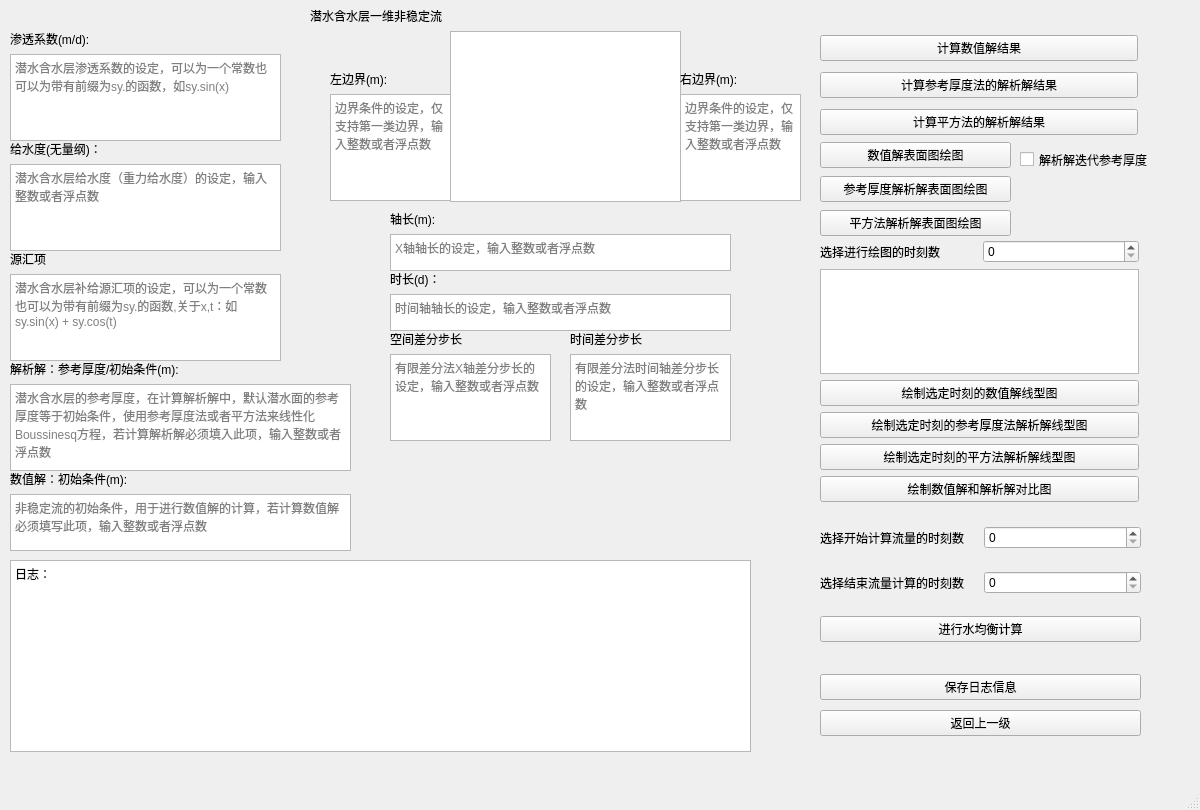
<?xml version="1.0" encoding="UTF-8"?>
<ui version="4.0">
 <class>one_dimension_unconfined_aquifer_unstable_flow</class>
 <widget class="QMainWindow" name="one_dimension_unconfined_aquifer_unstable_flow">
  <property name="geometry">
   <rect>
    <x>0</x>
    <y>0</y>
    <width>1200</width>
    <height>810</height>
   </rect>
  </property>
  <property name="windowTitle">
   <string>潜水含水层一维非稳定流</string>
  </property>
  <widget class="QWidget" name="centralwidget">
   <widget class="QWidget" name="verticalLayoutWidget_4">
    <property name="geometry">
     <rect>
      <x>820</x>
      <y>30</y>
      <width>318</width>
      <height>111</height>
     </rect>
    </property>
    <layout class="QVBoxLayout" name="verticalLayout_6">
     <item>
      <widget class="QPushButton" name="solve">
       <property name="text">
        <string>计算数值解结果</string>
       </property>
      </widget>
     </item>
     <item>
      <widget class="QPushButton" name="solve_reference_thickness_method">
       <property name="text">
        <string>计算参考厚度法的解析解结果</string>
       </property>
      </widget>
     </item>
     <item>
      <widget class="QPushButton" name="solve_square_method">
       <property name="text">
        <string>计算平方法的解析解结果</string>
       </property>
      </widget>
     </item>
    </layout>
   </widget>
   <widget class="QWidget" name="verticalLayoutWidget_13">
    <property name="geometry">
     <rect>
      <x>390</x>
      <y>270</y>
      <width>341</width>
      <height>61</height>
     </rect>
    </property>
    <layout class="QVBoxLayout" name="verticalLayout_15">
     <item>
      <widget class="QLabel" name="label_10">
       <property name="text">
        <string>时长(d)：</string>
       </property>
      </widget>
     </item>
     <item>
      <widget class="QTextEdit" name="t_length">
       <property name="placeholderText">
        <string>时间轴轴长的设定，输入整数或者浮点数</string>
       </property>
      </widget>
     </item>
    </layout>
   </widget>
   <widget class="QWidget" name="gridLayoutWidget">
    <property name="geometry">
     <rect>
      <x>820</x>
      <y>240</y>
      <width>319</width>
      <height>262</height>
     </rect>
    </property>
    <layout class="QGridLayout" name="gridLayout">
     <item row="4" column="0">
      <widget class="QPushButton" name="draw_solve_reference_thickness_line">
       <property name="text">
        <string>绘制选定时刻的参考厚度法解析解线型图</string>
       </property>
      </widget>
     </item>
     <item row="3" column="0">
      <widget class="QPushButton" name="draw_solve_line">
       <property name="text">
        <string>绘制选定时刻的数值解线型图</string>
       </property>
      </widget>
     </item>
     <item row="6" column="0">
      <widget class="QPushButton" name="draw_complete">
       <property name="text">
        <string>绘制数值解和解析解对比图</string>
       </property>
      </widget>
     </item>
     <item row="1" column="0">
      <layout class="QHBoxLayout" name="horizontalLayout_15">
       <item>
        <widget class="QLabel" name="label_15">
         <property name="text">
          <string>选择进行绘图的时刻数</string>
         </property>
        </widget>
       </item>
       <item>
        <widget class="QSpinBox" name="spinBox_time"/>
       </item>
      </layout>
     </item>
     <item row="2" column="0">
      <widget class="QTextBrowser" name="textBrowser_time"/>
     </item>
     <item row="5" column="0">
      <widget class="QPushButton" name="draw_solve_square_line">
       <property name="text">
        <string>绘制选定时刻的平方法解析解线型图</string>
       </property>
      </widget>
     </item>
    </layout>
   </widget>
   <widget class="QWidget" name="verticalLayoutWidget_15">
    <property name="geometry">
     <rect>
      <x>390</x>
      <y>330</y>
      <width>161</width>
      <height>111</height>
     </rect>
    </property>
    <layout class="QVBoxLayout" name="verticalLayout_7">
     <item>
      <widget class="QLabel" name="label_6">
       <property name="text">
        <string>空间差分步长</string>
       </property>
      </widget>
     </item>
     <item>
      <widget class="QTextEdit" name="step_length">
       <property name="placeholderText">
        <string>有限差分法X轴差分步长的设定，输入整数或者浮点数</string>
       </property>
      </widget>
     </item>
    </layout>
   </widget>
   <widget class="QWidget" name="verticalLayoutWidget_11">
    <property name="geometry">
     <rect>
      <x>330</x>
      <y>70</y>
      <width>121</width>
      <height>131</height>
     </rect>
    </property>
    <layout class="QVBoxLayout" name="verticalLayout_14">
     <item>
      <widget class="QLabel" name="label_4">
       <property name="text">
        <string>左边界(m):</string>
       </property>
      </widget>
     </item>
     <item>
      <widget class="QTextEdit" name="l_boundary">
       <property name="placeholderText">
        <string>边界条件的设定，仅支持第一类边界，输入整数或者浮点数</string>
       </property>
      </widget>
     </item>
    </layout>
   </widget>
   <widget class="QWidget" name="verticalLayoutWidget_12">
    <property name="geometry">
     <rect>
      <x>820</x>
      <y>510</y>
      <width>321</width>
      <height>151</height>
     </rect>
    </property>
    <layout class="QVBoxLayout" name="verticalLayout_11">
     <item>
      <layout class="QHBoxLayout" name="horizontalLayout_18">
       <item>
        <widget class="QLabel" name="label_18">
         <property name="text">
          <string>选择开始计算流量的时刻数</string>
         </property>
        </widget>
       </item>
       <item>
        <widget class="QSpinBox" name="spinBox_time_start"/>
       </item>
      </layout>
     </item>
     <item>
      <layout class="QHBoxLayout" name="horizontalLayout_19">
       <item>
        <widget class="QLabel" name="label_19">
         <property name="text">
          <string>选择结束流量计算的时刻数</string>
         </property>
        </widget>
       </item>
       <item>
        <widget class="QSpinBox" name="spinBox_time_end"/>
       </item>
      </layout>
     </item>
     <item>
      <widget class="QPushButton" name="hydrological_budget">
       <property name="text">
        <string>进行水均衡计算</string>
       </property>
      </widget>
     </item>
    </layout>
   </widget>
   <widget class="QWidget" name="verticalLayoutWidget">
    <property name="geometry">
     <rect>
      <x>10</x>
      <y>30</y>
      <width>271</width>
      <height>111</height>
     </rect>
    </property>
    <layout class="QVBoxLayout" name="verticalLayout">
     <item>
      <widget class="QLabel" name="label_2">
       <property name="text">
        <string>渗透系数(m/d):</string>
       </property>
      </widget>
     </item>
     <item>
      <widget class="QTextEdit" name="hydraulic_conductivity">
       <property name="placeholderText">
        <string>潜水含水层渗透系数的设定，可以为一个常数也可以为带有前缀为sy.的函数，如sy.sin(x)</string>
       </property>
      </widget>
     </item>
    </layout>
   </widget>
   <widget class="QWidget" name="verticalLayoutWidget_6">
    <property name="geometry">
     <rect>
      <x>10</x>
      <y>250</y>
      <width>271</width>
      <height>111</height>
     </rect>
    </property>
    <layout class="QVBoxLayout" name="verticalLayout_4">
     <item>
      <widget class="QLabel" name="label_3">
       <property name="text">
        <string>源汇项 </string>
       </property>
      </widget>
     </item>
     <item>
      <widget class="QTextEdit" name="leakage_recharge">
       <property name="placeholderText">
        <string>潜水含水层补给源汇项的设定，可以为一个常数也可以为带有前缀为sy.的函数,关于x,t：如sy.sin(x) + sy.cos(t)</string>
       </property>
      </widget>
     </item>
    </layout>
   </widget>
   <widget class="QTextBrowser" name="textBrowser_2">
    <property name="geometry">
     <rect>
      <x>450</x>
      <y>31</y>
      <width>231</width>
      <height>171</height>
     </rect>
    </property>
   </widget>
   <widget class="QTextBrowser" name="textBrowser">
    <property name="geometry">
     <rect>
      <x>10</x>
      <y>560</y>
      <width>741</width>
      <height>192</height>
     </rect>
    </property>
    <property name="html">
     <string>&lt;!DOCTYPE HTML PUBLIC &quot;-//W3C//DTD HTML 4.0//EN&quot; &quot;http://www.w3.org/TR/REC-html40/strict.dtd&quot;&gt;
&lt;html&gt;&lt;head&gt;&lt;meta name=&quot;qrichtext&quot; content=&quot;1&quot; /&gt;&lt;style type=&quot;text/css&quot;&gt;
p, li { white-space: pre-wrap; }
&lt;/style&gt;&lt;/head&gt;&lt;body style=&quot; font-family:'SimSun'; font-size:9pt; font-weight:400; font-style:normal;&quot;&gt;
&lt;p style=&quot; margin-top:0px; margin-bottom:0px; margin-left:0px; margin-right:0px; -qt-block-indent:0; text-indent:0px;&quot;&gt;日志：&lt;/p&gt;&lt;/body&gt;&lt;/html&gt;</string>
    </property>
   </widget>
   <widget class="QWidget" name="verticalLayoutWidget_7">
    <property name="geometry">
     <rect>
      <x>390</x>
      <y>210</y>
      <width>341</width>
      <height>61</height>
     </rect>
    </property>
    <layout class="QVBoxLayout" name="verticalLayout_10">
     <item>
      <widget class="QLabel" name="label_7">
       <property name="text">
        <string>轴长(m):</string>
       </property>
      </widget>
     </item>
     <item>
      <widget class="QTextEdit" name="x_length">
       <property name="placeholderText">
        <string>X轴轴长的设定，输入整数或者浮点数</string>
       </property>
      </widget>
     </item>
    </layout>
   </widget>
   <widget class="QWidget" name="verticalLayoutWidget_2">
    <property name="geometry">
     <rect>
      <x>820</x>
      <y>140</y>
      <width>191</width>
      <height>100</height>
     </rect>
    </property>
    <layout class="QVBoxLayout" name="verticalLayout_2">
     <item>
      <widget class="QPushButton" name="draw_solve_surface">
       <property name="text">
        <string>数值解表面图绘图</string>
       </property>
      </widget>
     </item>
     <item>
      <widget class="QPushButton" name="draw_solve_reference_thickness_method_surface">
       <property name="text">
        <string>参考厚度解析解表面图绘图</string>
       </property>
      </widget>
     </item>
     <item>
      <widget class="QPushButton" name="draw_solve_square_method_surface">
       <property name="text">
        <string>平方法解析解表面图绘图</string>
       </property>
      </widget>
     </item>
    </layout>
   </widget>
   <widget class="QWidget" name="verticalLayoutWidget_3">
    <property name="geometry">
     <rect>
      <x>10</x>
      <y>140</y>
      <width>271</width>
      <height>111</height>
     </rect>
    </property>
    <layout class="QVBoxLayout" name="verticalLayout_3">
     <item>
      <widget class="QLabel" name="label_13">
       <property name="text">
        <string>给水度(无量纲)：</string>
       </property>
      </widget>
     </item>
     <item>
      <widget class="QTextEdit" name="specific_yield">
       <property name="placeholderText">
        <string>潜水含水层给水度（重力给水度）的设定，输入整数或者浮点数</string>
       </property>
      </widget>
     </item>
    </layout>
   </widget>
   <widget class="QWidget" name="verticalLayoutWidget_14">
    <property name="geometry">
     <rect>
      <x>570</x>
      <y>330</y>
      <width>161</width>
      <height>111</height>
     </rect>
    </property>
    <layout class="QVBoxLayout" name="verticalLayout_16">
     <item>
      <widget class="QLabel" name="label_14">
       <property name="text">
        <string>时间差分步长</string>
       </property>
      </widget>
     </item>
     <item>
      <widget class="QTextEdit" name="step_time">
       <property name="placeholderText">
        <string>有限差分法时间轴差分步长的设定，输入整数或者浮点数</string>
       </property>
      </widget>
     </item>
    </layout>
   </widget>
   <widget class="QWidget" name="verticalLayoutWidget_9">
    <property name="geometry">
     <rect>
      <x>10</x>
      <y>470</y>
      <width>341</width>
      <height>81</height>
     </rect>
    </property>
    <layout class="QVBoxLayout" name="verticalLayout_9">
     <item>
      <widget class="QLabel" name="label_9">
       <property name="text">
        <string>数值解：初始条件(m):</string>
       </property>
      </widget>
     </item>
     <item>
      <widget class="QTextEdit" name="initial_condition">
       <property name="placeholderText">
        <string>非稳定流的初始条件，用于进行数值解的计算，若计算数值解必须填写此项，输入整数或者浮点数</string>
       </property>
      </widget>
     </item>
    </layout>
   </widget>
   <widget class="QCheckBox" name="checkBox">
    <property name="geometry">
     <rect>
      <x>1020</x>
      <y>150</y>
      <width>316</width>
      <height>19</height>
     </rect>
    </property>
    <property name="text">
     <string>解析解迭代参考厚度</string>
    </property>
    <property name="tristate">
     <bool>false</bool>
    </property>
   </widget>
   <widget class="QWidget" name="verticalLayoutWidget_8">
    <property name="geometry">
     <rect>
      <x>10</x>
      <y>360</y>
      <width>341</width>
      <height>111</height>
     </rect>
    </property>
    <layout class="QVBoxLayout" name="verticalLayout_8">
     <item>
      <widget class="QLabel" name="label_8">
       <property name="text">
        <string>解析解：参考厚度/初始条件(m):</string>
       </property>
      </widget>
     </item>
     <item>
      <widget class="QTextEdit" name="reference_thickness">
       <property name="placeholderText">
        <string>潜水含水层的参考厚度，在计算解析解中，默认潜水面的参考厚度等于初始条件，使用参考厚度法或者平方法来线性化Boussinesq方程，若计算解析解必须填入此项，输入整数或者浮点数</string>
       </property>
      </widget>
     </item>
    </layout>
   </widget>
   <widget class="QWidget" name="verticalLayoutWidget_5">
    <property name="geometry">
     <rect>
      <x>820</x>
      <y>670</y>
      <width>321</width>
      <height>71</height>
     </rect>
    </property>
    <layout class="QVBoxLayout" name="verticalLayout_5">
     <item>
      <widget class="QPushButton" name="save_date">
       <property name="text">
        <string>保存日志信息</string>
       </property>
      </widget>
     </item>
     <item>
      <widget class="QPushButton" name="back">
       <property name="text">
        <string>返回上一级</string>
       </property>
      </widget>
     </item>
    </layout>
   </widget>
   <widget class="QWidget" name="verticalLayoutWidget_10">
    <property name="geometry">
     <rect>
      <x>680</x>
      <y>70</y>
      <width>121</width>
      <height>131</height>
     </rect>
    </property>
    <layout class="QVBoxLayout" name="verticalLayout_13">
     <item>
      <widget class="QLabel" name="label_5">
       <property name="text">
        <string>右边界(m):</string>
       </property>
      </widget>
     </item>
     <item>
      <widget class="QTextEdit" name="r_boundary">
       <property name="placeholderText">
        <string>边界条件的设定，仅支持第一类边界，输入整数或者浮点数</string>
       </property>
      </widget>
     </item>
    </layout>
   </widget>
   <widget class="QLabel" name="label">
    <property name="geometry">
     <rect>
      <x>310</x>
      <y>0</y>
      <width>181</width>
      <height>31</height>
     </rect>
    </property>
    <property name="text">
     <string>潜水含水层一维非稳定流</string>
    </property>
   </widget>
  </widget>
  <widget class="QMenuBar" name="menubar">
   <property name="geometry">
    <rect>
     <x>0</x>
     <y>0</y>
     <width>1200</width>
     <height>26</height>
    </rect>
   </property>
  </widget>
  <widget class="QStatusBar" name="statusbar"/>
 </widget>
 <resources/>
 <connections/>
</ui>
